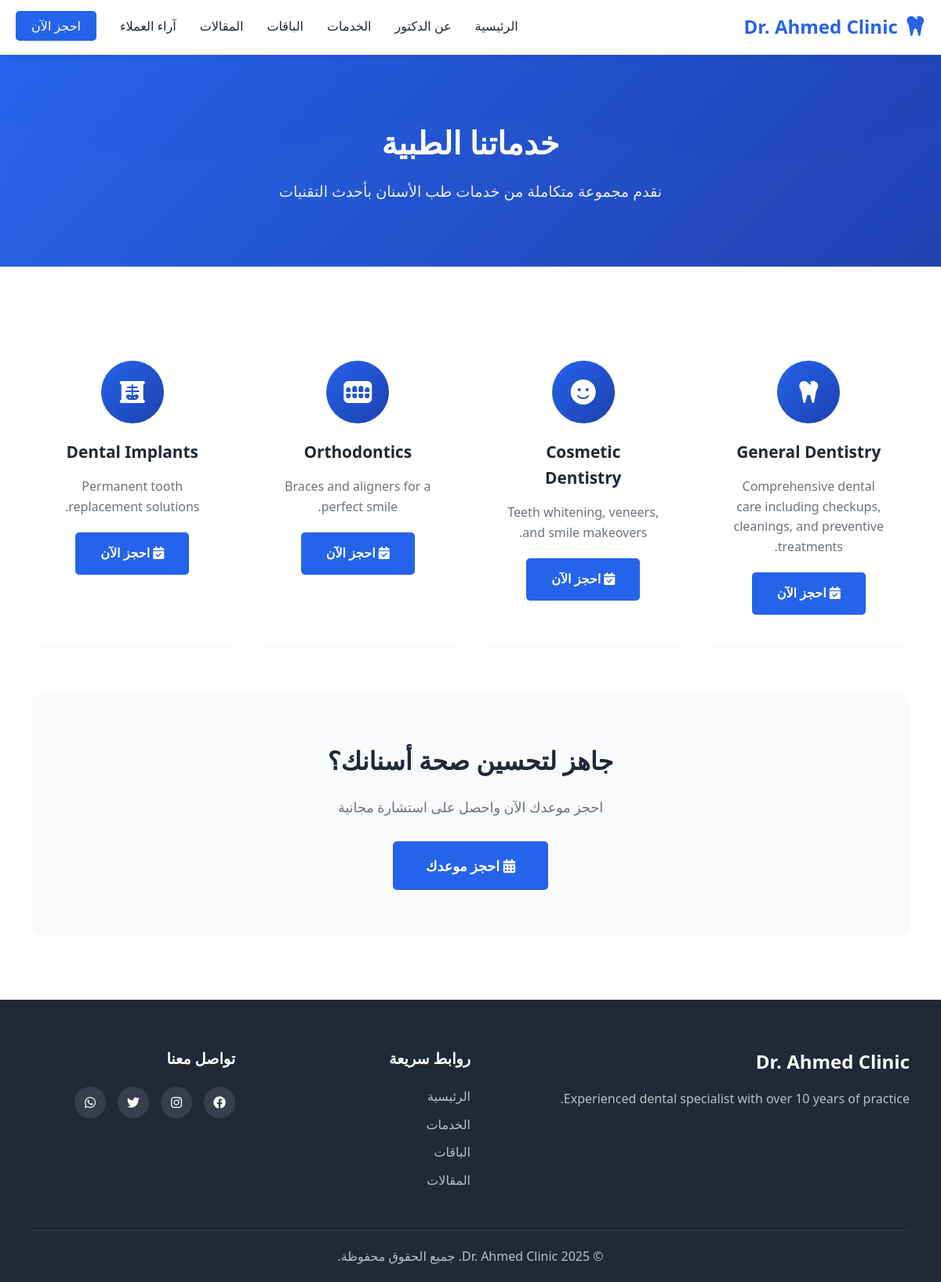
/services.php, run on the app's committed database.
### tables this page shows
CREATE TABLE IF NOT EXISTS `settings` (
    `id` INT PRIMARY KEY AUTO_INCREMENT,
    `setting_key` VARCHAR(100) NOT NULL UNIQUE,
    `setting_value` TEXT,
    `setting_type` VARCHAR(50) DEFAULT 'text',
    `created_at` TIMESTAMP DEFAULT CURRENT_TIMESTAMP,
    `updated_at` TIMESTAMP DEFAULT CURRENT_TIMESTAMP ON UPDATE CURRENT_TIMESTAMP
);

CREATE TABLE IF NOT EXISTS `services` (
    `id` INT PRIMARY KEY AUTO_INCREMENT,
    `title` VARCHAR(200) NOT NULL,
    `description` TEXT,
    `icon` VARCHAR(100),
    `display_order` INT DEFAULT 0,
    `is_active` BOOLEAN DEFAULT TRUE,
    `created_at` TIMESTAMP DEFAULT CURRENT_TIMESTAMP,
    `updated_at` TIMESTAMP DEFAULT CURRENT_TIMESTAMP ON UPDATE CURRENT_TIMESTAMP
);

### includes/config.php (called while the page is built, shortened)
<?php
$conn = null;
try {
    $conn = new PDO(
        "mysql:host=" . DB_HOST . ";dbname=" . DB_NAME . ";charset=utf8mb4",
        DB_USER,
        DB_PASS,
        [
            PDO::ATTR_ERRMODE => PDO::ERRMODE_EXCEPTION,
            PDO::ATTR_DEFAULT_FETCH_MODE => PDO::FETCH_ASSOC,
            PDO::ATTR_EMULATE_PREPARES => false
        ]
    );
} catch(PDOException $e) {
    error_log("Database connection error: " . $e->getMessage());
    die("خطأ في الاتصال بقاعدة البيانات. يرجى التأكد من:<br>1. إنشاء قاعدة البيانات (u186120816_tantawy)<br>2. استيراد ملف database.sql<br>3. التحقق من بيانات الاتصال في includes/config.php<br>4. وضع كلمة مرور قاعدة البيانات في DB_PASS<br><br>Error: " . $e->getMessage());
}
function getSetting($key, $default = '') {
    global $conn;
    try {
        $stmt = $conn->prepare("SELECT setting_value FROM settings WHERE setting_key = ?");
        $stmt->execute([$key]);
        $result = $stmt->fetch();
        return $result ? $result['setting_value'] : $default;
    } catch(PDOException $e) {
        return $default;
    }
}

### services.php (the view, shortened to what this page needs)
<?php
require_once 'includes/config.php';
$stmt = $conn->prepare("SELECT * FROM services WHERE is_active = 1 ORDER BY display_order ASC");
$stmt->execute();
$services = $stmt->fetchAll();
$site_name = getSetting('site_name', 'Dr. Ahmed Clinic');
?>
<!DOCTYPE html>
<html lang="ar" dir="rtl">
<head>
    <link rel="stylesheet" href="https://cdnjs.cloudflare.com/ajax/libs/font-awesome/6.4.0/css/all.min.css">
    <link rel="stylesheet" href="css/style.css">
</head>
<body>
    <nav class="navbar" id="navbar">
        <div class="container">
            <div class="nav-brand">
                <i class="fas fa-tooth"></i>
                <span><?php echo htmlspecialchars($site_name); ?></span>
            </div>
            <ul class="nav-menu" id="navMenu">
                <li><a href="index.php">الرئيسية</a></li>
                <li><a href="index.php#about">عن الدكتور</a></li>
                <li><a href="services.php">الخدمات</a></li>
                <li><a href="packages.php">الباقات</a></li>
                <li><a href="blog.php">المقالات</a></li>
                <li><a href="index.php#reviews">آراء العملاء</a></li>
                <li><a href="index.php#booking" class="btn-nav">احجز الآن</a></li>
            </ul>
        </div>
    </nav>
    <div style="height: 70px;"></div>
    <section class="page-header" style="background: linear-gradient(135deg, var(--primary-color), var(--primary-dark)); color: white; padding: 80px 20px; text-align: center;">
        <div class="container">
            <h1 style="font-size: 2.5rem; margin-bottom: 15px;">خدماتنا الطبية</h1>
            <p style="font-size: 1.2rem; opacity: 0.9;">نقدم مجموعة متكاملة من خدمات طب الأسنان بأحدث التقنيات</p>
        </div>
    </section>
    <section class="services" style="padding: 80px 20px; background: var(--bg-white);">
        <div class="container">
            <?php if (count($services) > 0): ?>
                <div class="services-grid">
                    <?php foreach ($services as $service): ?>
                    <div class="service-card">
                        <div class="service-icon">
                            <i class="fas <?php echo htmlspecialchars($service['icon'] ?: 'fa-tooth'); ?>"></i>
                        </div>
                        <h3><?php echo htmlspecialchars($service['title']); ?></h3>
                        <p><?php echo htmlspecialchars($service['description']); ?></p>
                        <a href="index.php#booking" class="btn btn-primary" style="margin-top: 20px;">
                            <i class="fas fa-calendar-check"></i> احجز الآن
                        </a>
                    </div>
                    <?php endforeach; ?>
                </div>
                <div style="text-align: center; margin-top: 60px; padding: 60px 20px; background: var(--bg-light); border-radius: 15px;">
                    <h2 style="font-size: 2rem; margin-bottom: 20px; color: var(--text-color);">جاهز لتحسين صحة أسنانك؟</h2>
                    <p style="font-size: 1.1rem; color: var(--text-light); margin-bottom: 30px;">احجز موعدك الآن واحصل على استشارة مجانية</p>
                    <a href="index.php#booking" class="btn btn-primary btn-lg">
                        <i class="fas fa-calendar-alt"></i> احجز موعدك
                    </a>
                </div>
            <?php endif; ?>
        </div>
    </section>
    <footer class="footer">
        <div class="container">
            <div class="footer-content">
                <div class="footer-brand">
                    <h3><?php echo htmlspecialchars($site_name); ?></h3>
                    <p><?php echo htmlspecialchars(getSetting('doctor_bio', '')); ?></p>
                </div>
                <div class="footer-links">
                    <h4>روابط سريعة</h4>
                    <ul>
                        <li><a href="index.php">الرئيسية</a></li>
                        <li><a href="services.php">الخدمات</a></li>
                        <li><a href="packages.php">الباقات</a></li>
                        <li><a href="blog.php">المقالات</a></li>
                    </ul>
                </div>
                <div class="footer-social">
                    <h4>تواصل معنا</h4>
                    <div class="social-links">
                        <a href="#"><i class="fab fa-facebook"></i></a>
                        <a href="#"><i class="fab fa-instagram"></i></a>
                        <a href="#"><i class="fab fa-twitter"></i></a>
                        <a href="#"><i class="fab fa-whatsapp"></i></a>
                    </div>
                </div>
            </div>
            <div class="footer-bottom">
                <p>&copy; <?php echo date('Y'); ?> <?php echo htmlspecialchars($site_name); ?>. جميع الحقوق محفوظة.</p>
            </div>
        </div>
    </footer>
</body>
</html>

### css/style.css (style rules this page uses)
* { margin: 0; padding: 0; box-sizing: border-box; }
:root { --primary-color: #2563eb; --primary-dark: #1e40af; --secondary-color: #10b981; --text-color: #1f2937; --text-light: #6b7280; --bg-light: #f9fafb; --bg-white: #ffffff; --border-color: #e5e7eb; --success: #10b981; --warning: #f59e0b; --danger: #ef4444; --shadow-sm: 0 1px 2px 0 rgba(0, 0, 0, 0.05); --shadow-md: 0 4px 6px -1px rgba(0, 0, 0, 0.1); --shadow-lg: 0 10px 15px -3px rgba(0, 0, 0, 0.1); --shadow-xl: 0 20px 25px -5px rgba(0, 0, 0, 0.1); }
body { font-family: 'Segoe UI', Tahoma, Geneva, Verdana, sans-serif; color: var(--text-color); line-height: 1.6; direction: rtl; text-align: right; }
.container { max-width: 1200px; margin: 0 auto; padding: 0 20px; }
.navbar { background: var(--bg-white); box-shadow: var(--shadow-md); position: fixed; top: 0; left: 0; right: 0; z-index: 1000; transition: all 0.3s ease; }
.navbar .container { display: flex; justify-content: space-between; align-items: center; padding: 15px 20px; }
.nav-brand { display: flex; align-items: center; gap: 10px; font-size: 1.5rem; font-weight: bold; color: var(--primary-color); }
.nav-brand i { font-size: 1.8rem; }
.nav-menu { display: flex; list-style: none; gap: 30px; align-items: center; }
.nav-menu a { text-decoration: none; color: var(--text-color); font-weight: 500; transition: color 0.3s ease; }
.btn-nav { background: var(--primary-color); color: white !important; padding: 8px 20px; border-radius: 5px; }
.btn { display: inline-block; padding: 12px 30px; border-radius: 5px; text-decoration: none; font-weight: 600; transition: all 0.3s ease; border: 2px solid transparent; cursor: pointer; }
.btn-primary { background: var(--primary-color); color: white; }
.btn-lg { padding: 15px 40px; font-size: 1.1rem; }
section { padding: 80px 20px; }
.services { background: var(--bg-light); }
.services-grid { display: grid; grid-template-columns: repeat(auto-fit, minmax(250px, 1fr)); gap: 30px; }
.service-card { background: var(--bg-white); padding: 40px 30px; border-radius: 10px; text-align: center; transition: all 0.3s ease; box-shadow: var(--shadow-sm); }
.service-icon { width: 80px; height: 80px; background: linear-gradient(135deg, var(--primary-color), var(--primary-dark)); border-radius: 50%; display: flex; align-items: center; justify-content: center; margin: 0 auto 20px; }
.service-icon i { font-size: 2rem; color: white; }
.service-card h3 { font-size: 1.3rem; margin-bottom: 15px; color: var(--text-color); }
.service-card p { color: var(--text-light); line-height: 1.6; }
.footer { background: var(--text-color); color: white; padding: 60px 20px 20px; }
.footer-content { display: grid; grid-template-columns: 2fr 1fr 1fr; gap: 40px; margin-bottom: 40px; }
.footer-brand h3 { font-size: 1.5rem; margin-bottom: 15px; }
.footer-brand p { color: rgba(255, 255, 255, 0.7); line-height: 1.6; }
.footer-links h4, .footer-social h4 { margin-bottom: 20px; font-size: 1.2rem; }
.footer-links ul { list-style: none; }
.footer-links li { margin-bottom: 10px; }
.footer-links a { color: rgba(255, 255, 255, 0.7); text-decoration: none; transition: color 0.3s ease; }
.social-links { display: flex; gap: 15px; }
.social-links a { width: 40px; height: 40px; background: rgba(255, 255, 255, 0.1); border-radius: 50%; display: flex; align-items: center; justify-content: center; color: white; text-decoration: none; transition: all 0.3s ease; }
.footer-bottom { text-align: center; padding-top: 20px; border-top: 1px solid rgba(255, 255, 255, 0.1); color: rgba(255, 255, 255, 0.7); }
.page-header { background: linear-gradient(135deg, var(--primary-color), var(--primary-dark)); color: white; padding: 100px 0 60px; text-align: center; position: relative; overflow: hidden; }
.page-header::before { content: ''; position: absolute; top: 0; left: 0; right: 0; bottom: 0; background-size: cover; opacity: 0.1; }
.page-header h1 { font-size: 3rem; margin-bottom: 15px; font-weight: 700; position: relative; }
.page-header p { font-size: 1.2rem; opacity: 0.9; position: relative; }

### data on the page
settings: setting_value "Dr. Ahmed Clinic"
services: title "General Dentistry", description "Comprehensive dental care including checkups, cleanings, and preventive treatments."
services: title "Cosmetic Dentistry", description "Teeth whitening, veneers, and smile makeovers."
services: title "Orthodontics", description "Braces and aligners for a perfect smile."
services: title "Dental Implants", description "Permanent tooth replacement solutions."
settings: setting_value "Experienced dental specialist with over 10 years of practice."
